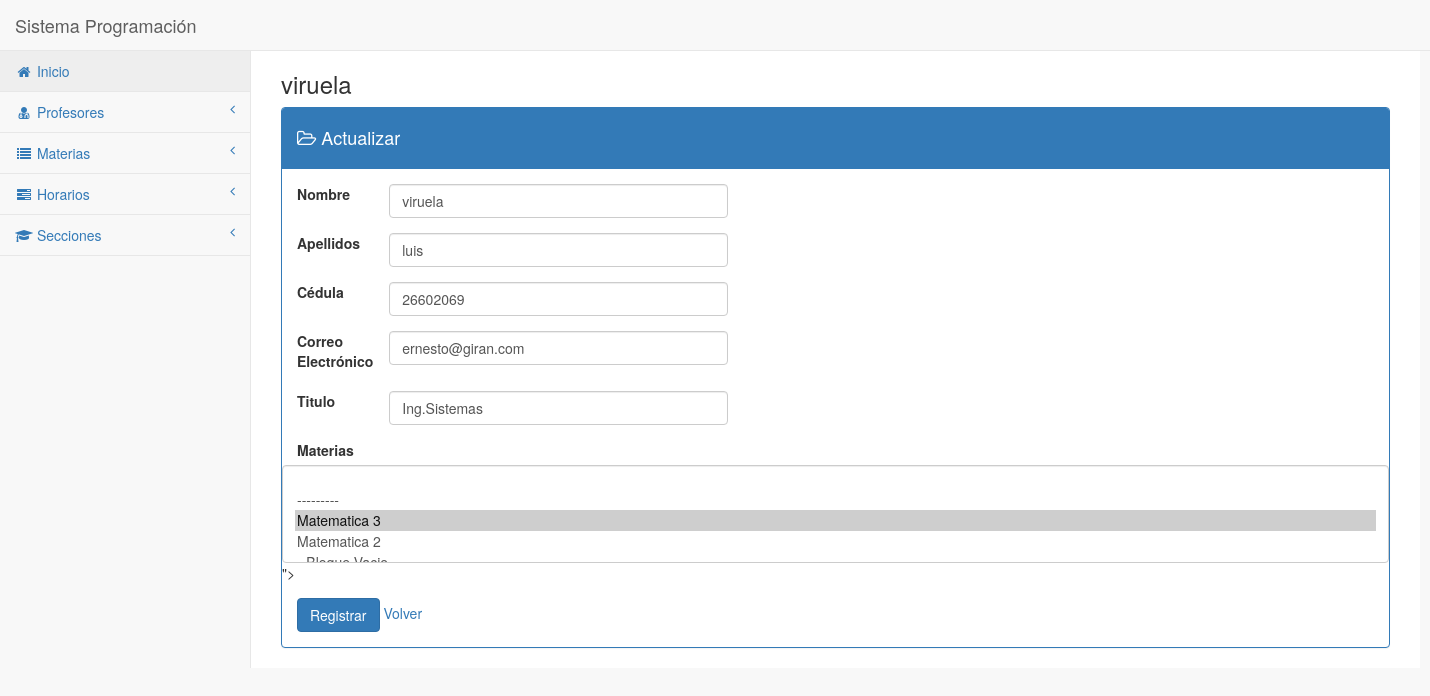
Page /ProfesoresUpdate/26602069/ on the committed database.
### PNFI/models.py (models this page shows, shortened)
class Profesor(models.Model):
    Nombre = models.CharField(max_length=20)
    Apellido = models.CharField(max_length=20)
    CI = models.IntegerField(primary_key=True)
    Email = models.EmailField()
    Titulo_Profesion =models.CharField(max_length=20)
    Materias_Imparte = models.ForeignKey('Materia', on_delete=models.CASCADE, blank=True, null=True)

class Materia(models.Model):
    Cod_Materia = models.AutoField(primary_key=True)
    Nombre = models.CharField(max_length=50)
    def __str__(self):
        return self.Nombre

### PNFI/views.py (the view)
# urls.py: url(r'ProfesoresUpdate/(?P<pk>\d+)/$', ProfesoresUpdate.as_view(), name='ProfesoresUpdate'),
class ProfesoresUpdate(UpdateView):
	model = Profesor
	form_class = RegModelFormProfesor
	template_name = "html/ProfesoresUpdate.html"
	success_url = reverse_lazy('list_profesores')

### PNFI/forms.py (shortened to what this page needs)
class RegModelFormProfesor(forms.ModelForm):
	class Meta:
		model = Profesor
		fields = ["Nombre", "Apellido", "CI", "Email", "Titulo_Profesion", "Materias_Imparte"]
		wiget = {'Materias_Imparte':forms.Select(),}

### templates/html/ProfesoresUpdate.html (shortened to what this page needs)
{% extends 'html/layouts/default.html' %}
{% block content %}
<div class="row">
	<div class="col-lg-12">
		<h3> {{ object.Nombre }}
		</h3>
	</div>
</div>
<div class="row">
	<div class="col-lg-12">
		<div class="panel panel-primary">
			<div class="panel-heading">
				<h4>
					<span class="fa fa-folder-open-o"></span> Actualizar
				</h4>
			</div>
			<div class="panel-body">
			{% if form%}
			<form method="POST" action="">
			  <div class="form-group row">
			    <label for="ejemplo_email_3" class="col-lg-1 control-label">Nombre</label>
			    <div class="col-lg-4">
			      <input type="text" class="form-control" id="ejemplo_email_3" name="Nombre" value="{{object.Nombre}}">
			    </div>
			  </div>
			  <div class="form-group row">
			    <label for="ejemplo_email_3" class="col-lg-1 control-label">Apellidos</label>
			    <div class="col-lg-4">
			      <input type="text" class="form-control" id="ejemplo_email_3" name="Apellido" value="{{object.Apellido}}">
			    </div>
			  </div>
			  <div class="form-group row">
			    <label for="ejemplo_email_3" class="col-lg-1 control-label">Cédula</label>
			    <div class="col-lg-4">
			      <input type="number" class="form-control" id="ejemplo_email_3" name="CI" value="{{object.CI}}">
			    </div>
			  </div>
			  <div class="form-group row">
			    <label for="ejemplo_email_3" class="col-lg-1 control-label">Correo Electrónico</label>
			    <div class="col-lg-4">
			      <input type="email" class="form-control" id="ejemplo_email_3" name="Email" value="{{object.Email}}">
			    </div>
			  </div>
			  <div class="form-group row">
			    <label for="ejemplo_email_3" class="col-lg-1 control-label">Titulo</label>
			    <div class="col-lg-4">
			      <input type="text" class="form-control" id="ejemplo_email_3" name="Titulo_Profesion" value="{{object.Titulo_Profesion}}">
			    </div>
			  </div>
			  	<div class="form-group row">
			  		<label for="ejemplo_email_3" class="col-lg-1 control-label">Materias</label>
					<select multiple="" class="form-control" name="Materias_Imparte">
						<option value="{{form.Materias_Imparte}}">
				</div>
			<input type="submit" value="Registrar" class="btn btn-primary" />
			<td><a href="/list_profesores">Volver</td>
			</form>
			{% else %}
			<a href="RegistroProfesor">Registrar otro Profesores</a>
			{% endif %}
			</div>
		</div>
	</div>
</div>
{% endblock %}

### rows in the picture
Profesor: Nombre "viruela", Apellido "luis", CI "26602069", Email "ernesto@giran.com", Titulo_Profesion "Ing.Sistemas", Materias_Imparte "/ --------- / Matematica 3 ☑ / Matematica 2"
